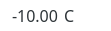
   <widget class="QWidget" name="G_widget_5" native="true">
    <property name="geometry">
     <rect>
      <x>60</x>
      <y>170</y>
      <width>111</width>
      <height>31</height>
     </rect>
    </property>
    <property name="styleSheet">
     <string notr="true">background-color:transparent;</string>
    </property>
    <widget class="QWidget" name="gridLayoutWidget_7">
     <property name="geometry">
      <rect>
       <x>10</x>
       <y>0</y>
       <width>101</width>
       <height>31</height>
      </rect>
     </property>
     <layout class="QGridLayout" name="gridLayout_9">
      <property name="sizeConstraint">
       <enum>QLayout::SetDefaultConstraint</enum>
      </property>
      <item row="0" column="1">
       <widget class="QLabel" name="G_label_9">
        <property name="font">
         <font>
          <family>HUN-din 1451</family>
          <pointsize>12</pointsize>
         </font>
        </property>
        <property name="styleSheet">
         <string notr="true">color:#2d3438; 
background-color:transparent;</string>
        </property>
        <property name="text">
         <string>C</string>
        </property>
       </widget>
      </item>
      <item row="0" column="0">
       <widget class="QLabel" name="G_display_9">
        <property name="font">
         <font>
          <family>HUN-din 1451</family>
          <pointsize>12</pointsize>
         </font>
        </property>
        <property name="styleSheet">
         <string notr="true">color:#2d3438; 
background-color:transparent;</string>
        </property>
        <property name="text">
         <string>-10.00</string>
        </property>
        <property name="alignment">
         <set>Qt::AlignRight|Qt::AlignTrailing|Qt::AlignVCenter</set>
        </property>
       </widget>
      </item>
     </layout>
    </widget>
   </widget>
